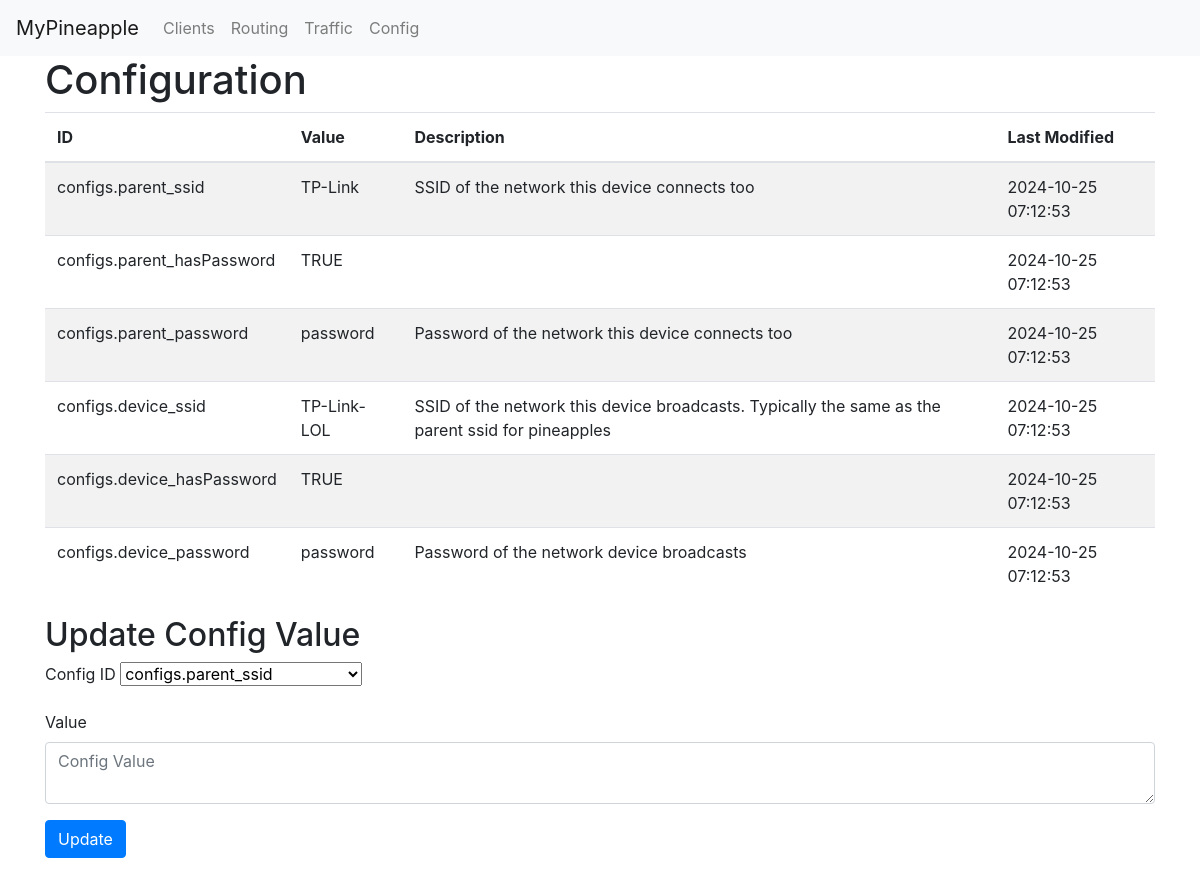
/configs_page, run on the app's committed database.
### tables this page shows
CREATE TABLE configs (
	id INTEGER PRIMARY KEY AUTOINCREMENT,
	config_id TEXT NOT NULL,
	config_value TEXT,
	config_description TEXT,
	modified TIMESTAMP NOT NULL DEFAULT CURRENT_TIMESTAMP,
	created TIMESTAMP NOT NULL DEFAULT CURRENT_TIMESTAMP
);

### app.py (the view, shortened to what this page needs)
@app.route('/configs_page', methods=('GET', 'POST'))
def configs_page():
	conn = get_db_connection()
	configs = conn.execute('SELECT * FROM configs').fetchall()
	config_ids = conn.execute('SELECT config_id FROM configs').fetchall()
	conn.close()
	return render_template('configs_page.html', configs=configs, config_ids=config_ids)

### app.py (called while the page is built)
def get_db_connection():
	conn = sqlite3.connect('resources/database.db')
	conn.row_factory = sqlite3.Row
	return conn

### templates/configs_page.html
{% extends 'base.html' %}
{% block content %}
    <h1>{% block routing_list %} Configuration {% endblock %}</h1>
		<table class="table table-striped">
			<thead>
				<tr>
					<th>ID</th>
					<th>Value</th>
					<th>Description</th>
					<th>Last Modified</th>
				</tr>
			</thead>
			<tbody>
				{% for config in configs %}
				<tr>
					<td>{{ config['config_id'] }}</td>
					<td>{{ config['config_value'] }}</td>
					<td>{{ config['config_description'] }}</td>
					<td>{{ config['modified'] }}</td>
				</tr>
				{% endfor %}
			</tbody>
		</table>
	<h2>{% block routing_create %} Update Config Value {% endblock %}</h2>
	<form method="post">
		<div class="form-group">
			<label for="config_id">Config ID</label>
			<select id="config_id" name="config_id" class="form-select">
				{% for config_id in config_ids %}
					<option value="{{ config_id['config_id'] }}">{{ config_id['config_id'] }}</option>
				{% endfor %}
			</select>
		</div>
		<div class="form-group">
			<label for="config_value">Value</label>
			<textarea name="config_value" placeholder="Config Value"
					class="form-control">{{ request.form['config_value'] }}</textarea>
		</div>
		<div class="form-group">
			<button type="submit" class="btn btn-primary">Update</button>
		</div>
	</form>
{% endblock %}

### templates/base.html (shortened to what this page needs)
<!doctype html>
<html lang="en">
  <head>
    <link rel="stylesheet" href="https://stackpath.bootstrapcdn.com/bootstrap/4.3.1/css/bootstrap.min.css">
  </head>
  <body>
    <nav class="navbar navbar-expand-md navbar-light bg-light">
        <a class="navbar-brand" href="{{ url_for('index')}}">MyPineapple</a>
        <div class="collapse navbar-collapse" id="navbarNav">
            <ul class="navbar-nav">
            <li class="nav-item">
                <a class="nav-link" href="{{ url_for('clients_page')}}">Clients</a>
            </li>
			<li class="nav-item">
				<a class="nav-link" href="{{ url_for('routing_page')}}">Routing</a>
			</li>
				<a class="nav-link" href="{{ url_for('traffic_page')}}">Traffic</a>
				<a class="nav-link" href="{{ url_for('configs_page')}}">Config</a>
            </ul>
        </div>
    </nav>
    <div class="container">
        {% block content %} {% endblock %}
    </div>
  </body>
</html>

### data on the page
configs: config_id "configs.parent_ssid", config_value "TP-Link", config_description "SSID of the network this device connects too", modified "2024-10-25 07:12:53"
configs: config_id "configs.parent_hasPassword", config_value "TRUE", modified "2024-10-25 07:12:53"
configs: config_id "configs.parent_password", config_value "password", config_description "Password of the network this device connects too", modified "2024-10-25 07:12:53"
configs: config_id "configs.device_ssid", config_value "TP-Link-LOL", config_description "SSID of the network this device broadcasts. Typically the same as the parent ssid for pineapples", modified "2024-10-25 07:12:53"
configs: config_id "configs.device_hasPassword", config_value "TRUE", modified "2024-10-25 07:12:53"
configs: config_id "configs.device_password", config_value "password", config_description "Password of the network device broadcasts", modified "2024-10-25 07:12:53"

### other printed values
form field config_id "configs.parent_ssid"
